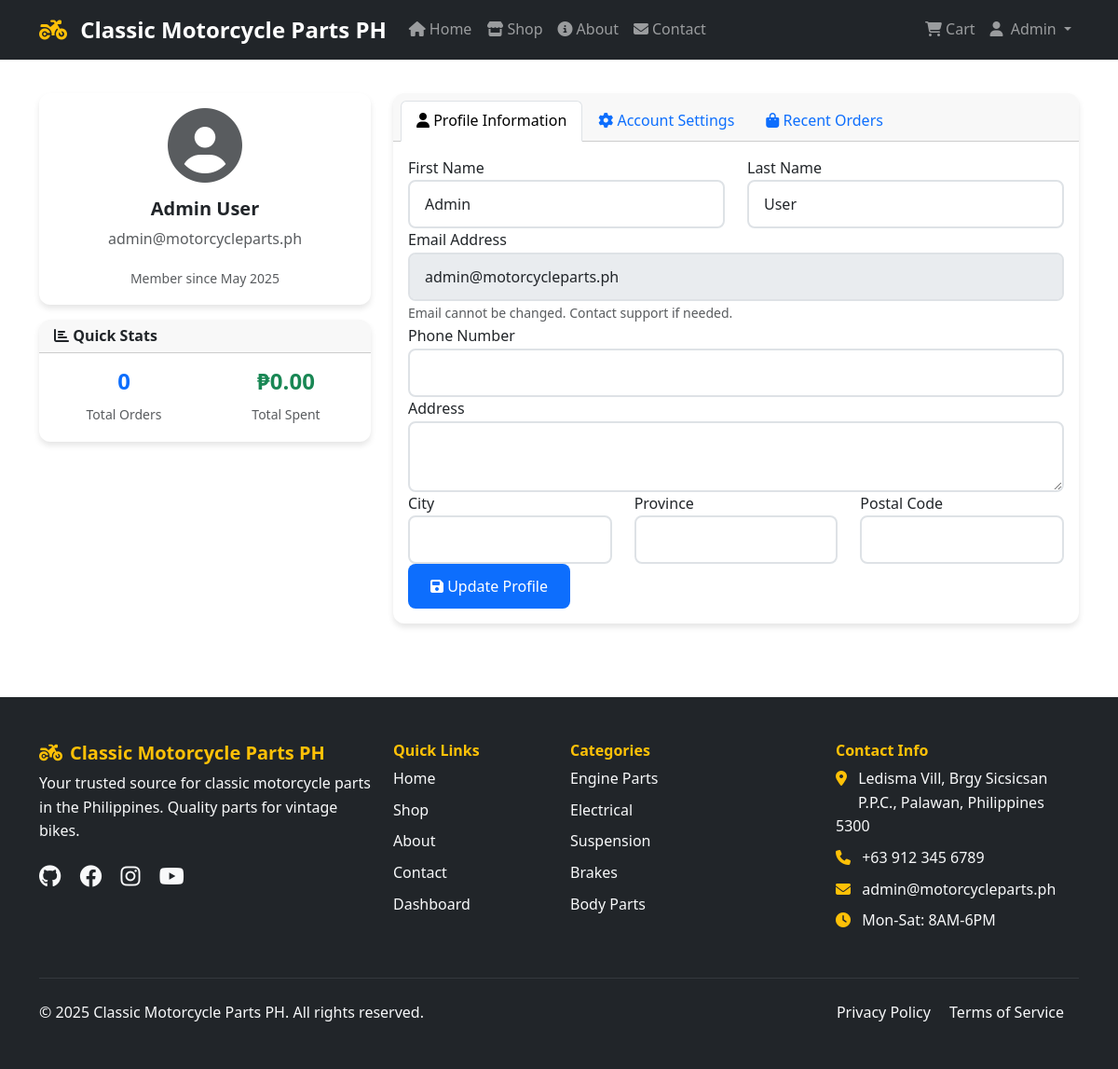
The app's page /profile.php (signed in) with its own data.
### tables this page shows
CREATE TABLE users (
    id INT AUTO_INCREMENT PRIMARY KEY,
    username VARCHAR(50) UNIQUE NOT NULL,
    email VARCHAR(100) UNIQUE NOT NULL,
    password VARCHAR(255) NOT NULL,
    first_name VARCHAR(50) NOT NULL,
    last_name VARCHAR(50) NOT NULL,
    phone VARCHAR(20),
    address TEXT,
    city VARCHAR(50),
    province VARCHAR(50),
    postal_code VARCHAR(10),
    is_admin BOOLEAN DEFAULT FALSE,
    is_active BOOLEAN DEFAULT TRUE,
    created_at TIMESTAMP DEFAULT CURRENT_TIMESTAMP,
    updated_at TIMESTAMP DEFAULT CURRENT_TIMESTAMP ON UPDATE CURRENT_TIMESTAMP,
    INDEX idx_email (email),
    INDEX idx_username (username)
);

### classes/User.php (called while the page is built, shortened)
<?php
class User {
    private $conn;
    private $table = 'users';
    public function __construct($db) {
        $this->conn = $db;
    }
    public function getUserById($id) {
        $query = "SELECT * FROM " . $this->table . " WHERE id = :id";
        $stmt = $this->conn->prepare($query);
        $stmt->execute([':id' => $id]);
        return $stmt->fetch();
    }
}
?>

### classes/Order.php (called while the page is built, shortened)
<?php
class Order {
    private $conn;
    private $table = 'orders';
    public function __construct($db) {
        $this->conn = $db;
    }
    public function getUserOrders($user_id, $limit = null, $offset = 0) {
        $query = "SELECT * FROM " . $this->table . " WHERE user_id = :user_id ORDER BY created_at DESC";
        if ($limit) {
            $query .= " LIMIT :limit OFFSET :offset";
        }
        $stmt = $this->conn->prepare($query);
        $stmt->bindParam(':user_id', $user_id);
        if ($limit) {
            $stmt->bindParam(':limit', $limit, PDO::PARAM_INT);
            $stmt->bindParam(':offset', $offset, PDO::PARAM_INT);
        }
        $stmt->execute();
        return $stmt->fetchAll();
    }
}
?>

### profile.php (the view, shortened to what this page needs)
<?php
require_once 'classes/User.php';
require_once 'classes/Order.php';
$database = new Database();
$db = $database->getConnection();
$user = new User($db);
$order = new Order($db);
$user_data = $user->getUserById($_SESSION['user_id']);
$recent_orders = $order->getUserOrders($_SESSION['user_id'], 5);
include 'includes/header.php';
?>
<div class="container mt-4">
    <div class="row">
        <div class="col-md-4">
            <div class="card">
                <div class="card-body text-center">
                    <div class="profile-avatar mb-3">
                        <i class="fas fa-user-circle fa-5x text-muted"></i>
                    </div>
                    <h5><?php echo htmlspecialchars($user_data['first_name'] . ' ' . $user_data['last_name']); ?></h5>
                    <p class="text-muted"><?php echo htmlspecialchars($user_data['email']); ?></p>
                    <small class="text-muted">
                        Member since <?php echo date('M Y', strtotime($user_data['created_at'])); ?>
                    </small>
                </div>
            </div>
            <div class="card mt-3">
                <div class="card-header">
                    <h6 class="mb-0"><i class="fas fa-chart-bar"></i> Quick Stats</h6>
                </div>
                <div class="card-body">
                    <div class="row text-center">
                        <div class="col-6">
                            <h4 class="text-primary"><?php echo count($recent_orders); ?></h4>
                            <small class="text-muted">Total Orders</small>
                        </div>
                        <div class="col-6">
                            <h4 class="text-success">
                                ₱<?php
                                $total_spent = 0;
                                echo number_format($total_spent, 2);
                                ?>
                            </h4>
                            <small class="text-muted">Total Spent</small>
                        </div>
                    </div>
                </div>
            </div>
        </div>
        <div class="col-md-8">
            <div class="card">
                <div class="card-header">
                    <ul class="nav nav-tabs card-header-tabs" role="tablist">
                        <li class="nav-item">
                            <a class="nav-link active" data-toggle="tab" href="#profile-info" role="tab">
                                <i class="fas fa-user"></i> Profile Information
                            </a>
                        </li>
                        <li class="nav-item">
                            <a class="nav-link" data-toggle="tab" href="#account-settings" role="tab">
                                <i class="fas fa-cog"></i> Account Settings
                            </a>
                        </li>
                        <li class="nav-item">
                            <a class="nav-link" data-toggle="tab" href="#recent-orders" role="tab">
                                <i class="fas fa-shopping-bag"></i> Recent Orders
                            </a>
                        </li>
                    </ul>
                </div>
                <div class="card-body">
                    <div class="tab-content">
                        <div class="tab-pane fade show active" id="profile-info" role="tabpanel">
                            <form method="POST" action="">
                                <div class="row">
                                    <div class="col-md-6">
                                        <div class="form-group">
                                            <label for="first_name">First Name</label>
                                            <input type="text" class="form-control" id="first_name" name="first_name"
                                                   value="<?php echo htmlspecialchars($user_data['first_name']); ?>" required>
                                        </div>
                                    </div>
                                    <div class="col-md-6">
                                        <div class="form-group">
                                            <label for="last_name">Last Name</label>
                                            <input type="text" class="form-control" id="last_name" name="last_name"
                                                   value="<?php echo htmlspecialchars($user_data['last_name']); ?>" required>
                                        </div>
                                    </div>
                                </div>
                                <div class="form-group">
                                    <label for="email">Email Address</label>
                                    <input type="email" class="form-control" id="email"
                                           value="<?php echo htmlspecialchars($user_data['email']); ?>" disabled>
                                    <small class="form-text text-muted">Email cannot be changed. Contact support if needed.</small>
                                </div>
                                <div class="form-group">
                                    <label for="phone">Phone Number</label>
                                    <input type="tel" class="form-control" id="phone" name="phone"
                                           value="<?php echo htmlspecialchars($user_data['phone']); ?>">
                                </div>
                                <div class="form-group">
                                    <label for="address">Address</label>
                                    <textarea class="form-control" id="address" name="address" rows="2"><?php echo htmlspecialchars($user_data['address']); ?></textarea>
                                </div>
                                <div class="row">
                                    <div class="col-md-4">
                                        <div class="form-group">
                                            <label for="city">City</label>
                                            <input type="text" class="form-control" id="city" name="city"
                                                   value="<?php echo htmlspecialchars($user_data['city']); ?>">
                                        </div>
                                    </div>
                                    <div class="col-md-4">
                                        <div class="form-group">
                                            <label for="province">Province</label>
                                            <input type="text" class="form-control" id="province" name="province"
                                                   value="<?php echo htmlspecialchars($user_data['province']); ?>">
                                        </div>
                                    </div>
                                    <div class="col-md-4">
                                        <div class="form-group">
                                            <label for="postal_code">Postal Code</label>
                                            <input type="text" class="form-control" id="postal_code" name="postal_code"
                                                   value="<?php echo htmlspecialchars($user_data['postal_code']); ?>">
                                        </div>
                                    </div>
                                </div>
                                <button type="submit" name="update_profile" class="btn btn-primary">
                                    <i class="fas fa-save"></i> Update Profile
                                </button>
                            </form>
                        </div>
                    </div>
                </div>
            </div>
        </div>
    </div>
</div>
<?php include 'includes/footer.php'; ?>

### assets/css/style.css (style rules this page uses)
:root { --primary-color: #ffc107; --secondary-color: #212529; --accent-color: #fd7e14; --text-dark: #212529; --text-light: #6c757d; --border-color: #dee2e6; --success-color: #198754; --danger-color: #dc3545; --warning-color: #ffc107; --info-color: #0dcaf0; }
body { font-family: "Segoe UI", Tahoma, Geneva, Verdana, sans-serif; line-height: 1.6; color: var(--text-dark); padding-top: 76px; }
h1, h2, h3, h4, h5, h6 { font-weight: 600; color: var(--text-dark); }
.btn { font-weight: 500; border-radius: 8px; padding: 0.75rem 1.5rem; transition: all 0.3s ease; border: none; }
.card { border: none; border-radius: 12px; box-shadow: 0 4px 6px rgba(0, 0, 0, 0.1); transition: all 0.3s ease; overflow: hidden; }
.form-control { border-radius: 8px; border: 2px solid var(--border-color); padding: 0.75rem 1rem; transition: border-color 0.3s ease; }

### records on screen
users: first_name+last_name "Admin User", email "admin@motorcycleparts.ph", created_at "May 2025", first_name "Admin", last_name "User"

### other values on screen
SITE_NAME "Classic Motorcycle Parts PH"
$_SESSION['first_name'] "Admin"
count($recent_orders) "0"
$total_spent "0.00"
ADMIN_EMAIL "admin@motorcycleparts.ph"
